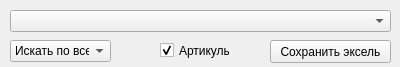
<?xml version="1.0" encoding="UTF-8"?>
<ui version="4.0">
 <class>Form</class>
 <widget class="QWidget" name="Form">
  <property name="geometry">
   <rect>
    <x>0</x>
    <y>0</y>
    <width>400</width>
    <height>67</height>
   </rect>
  </property>
  <property name="windowTitle">
   <string>Form</string>
  </property>
  <widget class="QComboBox" name="selector">
   <property name="geometry">
    <rect>
     <x>10</x>
     <y>10</y>
     <width>381</width>
     <height>22</height>
    </rect>
   </property>
  </widget>
  <widget class="QPushButton" name="saveButton">
   <property name="geometry">
    <rect>
     <x>270</x>
     <y>40</y>
     <width>121</width>
     <height>23</height>
    </rect>
   </property>
   <property name="text">
    <string>Сохранить эксель</string>
   </property>
  </widget>
  <widget class="QComboBox" name="ipSelector">
   <property name="geometry">
    <rect>
     <x>10</x>
     <y>40</y>
     <width>101</width>
     <height>22</height>
    </rect>
   </property>
   <item>
    <property name="text">
     <string>Искать по всем</string>
    </property>
   </item>
   <item>
    <property name="text">
     <string>Караханян</string>
    </property>
   </item>
   <item>
    <property name="text">
     <string>Манвел</string>
    </property>
   </item>
   <item>
    <property name="text">
     <string>Самвел</string>
    </property>
   </item>
  </widget>
  <widget class="QCheckBox" name="vendorCodeChek">
   <property name="geometry">
    <rect>
     <x>160</x>
     <y>40</y>
     <width>70</width>
     <height>21</height>
    </rect>
   </property>
   <property name="tabletTracking">
    <bool>false</bool>
   </property>
   <property name="text">
    <string>Артикулы</string>
   </property>
   <property name="checked">
    <bool>true</bool>
   </property>
   <property name="tristate">
    <bool>false</bool>
   </property>
  </widget>
 </widget>
 <resources/>
 <connections/>
</ui>
